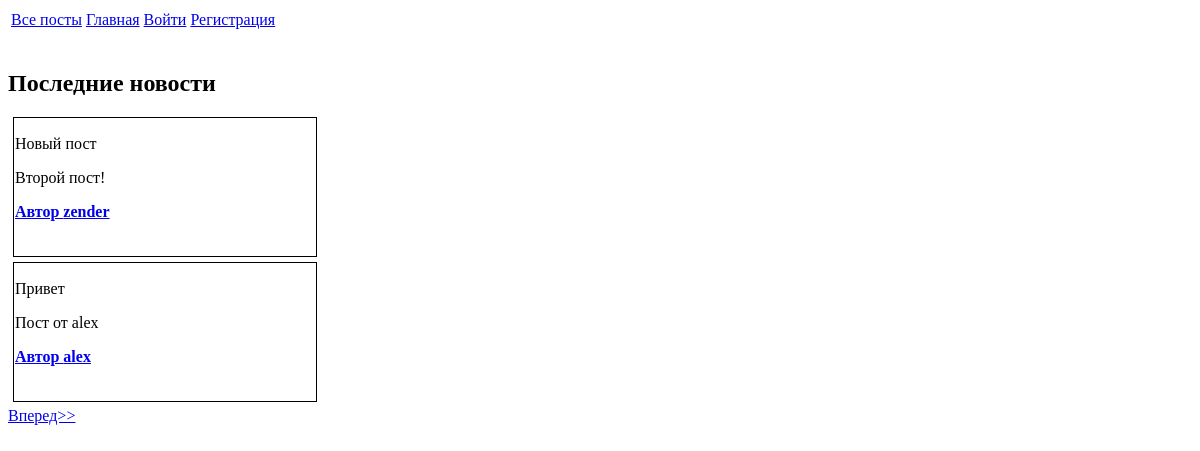
Before: /explore with the older database file.
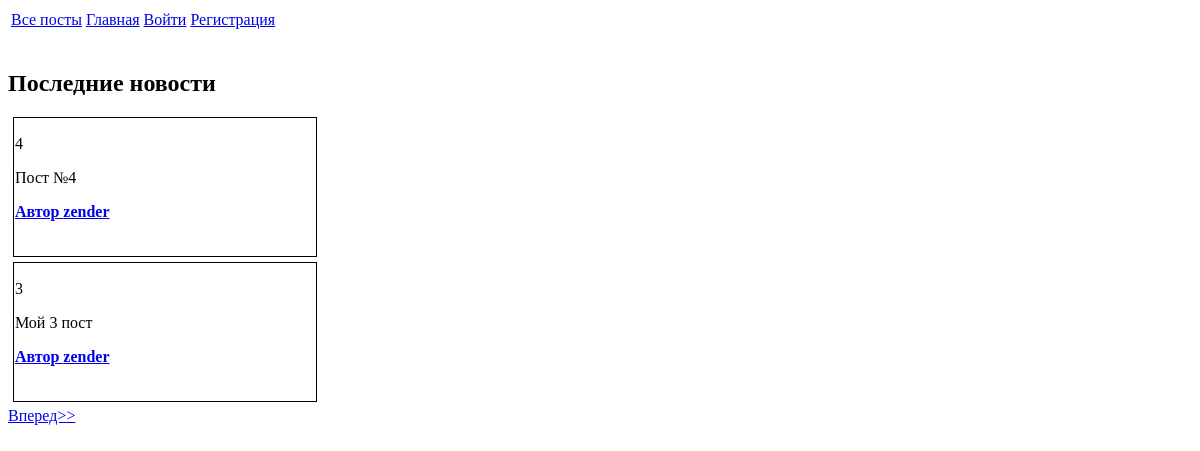
After: the same page with the newer database file.
### app/models.py (models this page shows, shortened)
class Post(db.Model):
    id = db.Column(db.Integer, primary_key=True)
    title = db.Column(db.String, unique=True, nullable=False)
    body = db.Column(db.String, nullable=False)
    dt =db.Column(db.DateTime,default=datetime.utcnow)
    user_id = db.Column(db.Integer, db.ForeignKey('user.id'))

class User(db.Model, UserMixin):
    id = db.Column(db.Integer, primary_key=True)
    username = db.Column(db.String, unique=True, nullable=False)
    password = db.Column(db.String(128), nullable=False)
    email= db.Column(db.String, unique=True, nullable=False)
    last_seen =db.Column(db.DateTime,default=datetime.utcnow)
    about_me = db.Column(db.String)
    posts = db.relationship('Post', backref='author', lazy='dynamic')
    followed = db.relationship(
        'User', secondary=followers,
        primaryjoin=(followers.c.follower_id==id),
        secondaryjoin=(followers.c.followed_id==id),
        backref=db.backref('follower', lazy='dynamic'), lazy='dynamic'
    )

### app/routes.py (the view)
@app.route('/explore')
def explore():
    page = request.args.get('page', 1, type=int)
    posts = Post.query.order_by(Post.dt.desc()).paginate(
        page=page, per_page=app.config['POSTS_PER_PAGE'], error_out=False)
    prev_url = url_for('explore', page = posts.prev_num) if posts.has_prev else None
    next_url = url_for('explore', page = posts.next_num) if posts.has_next else None
    return render_template('index.html', title='Все посты', posts=posts.items,
                            prev_url=prev_url, next_url=next_url)

### app/routes.py (called while the page is built)
@app.before_request
def before_request():
    if current_user.is_authenticated:
        current_user.last_seen = datetime.utcnow()
        db.session.commit()

### app/templates/index.html (shortened to what this page needs)
{% extends 'base.html' %}
{% block content %}
    <h2>Последние новости</h2>
    {% for post in posts %}
        {% include '_post.html'  %}
    {% endfor %}
    {% include '_paginate.html'   %}
{% endblock %}

### app/templates/_post.html
<div class="post" style="width: 300px; border: 1px; padding: 1px; margin: 5px; border-style: solid;">
    <p>{{post.title}} </p>
    <p>{{post.body}} </p>
    {% if current_user == post.author %}
        <p><b> Автор {{post.author.username}} </b> </p>
        <p><a href="{{url_for('delete_post', id=post.id)}}">Удалить</a></p>
    {% else %}
        <p><b> <a href="{{url_for('profile', username=post.author.username)}}">Автор {{post.author.username}} </a></b> </p>
    {% endif %}
    <br>
</div>

Changed rows visible on the page:
no longer on this page (row unchanged): Post: title "Новый пост", body "Второй пост!", author.username "zender"
no longer on this page (row unchanged): Post: title "Привет", body "Пост от alex", author.username "alex"
added Post: title "4", body "Пост №4", author.username "zender"
added Post: title "3", body "Мой 3 пост", author.username "zender"
